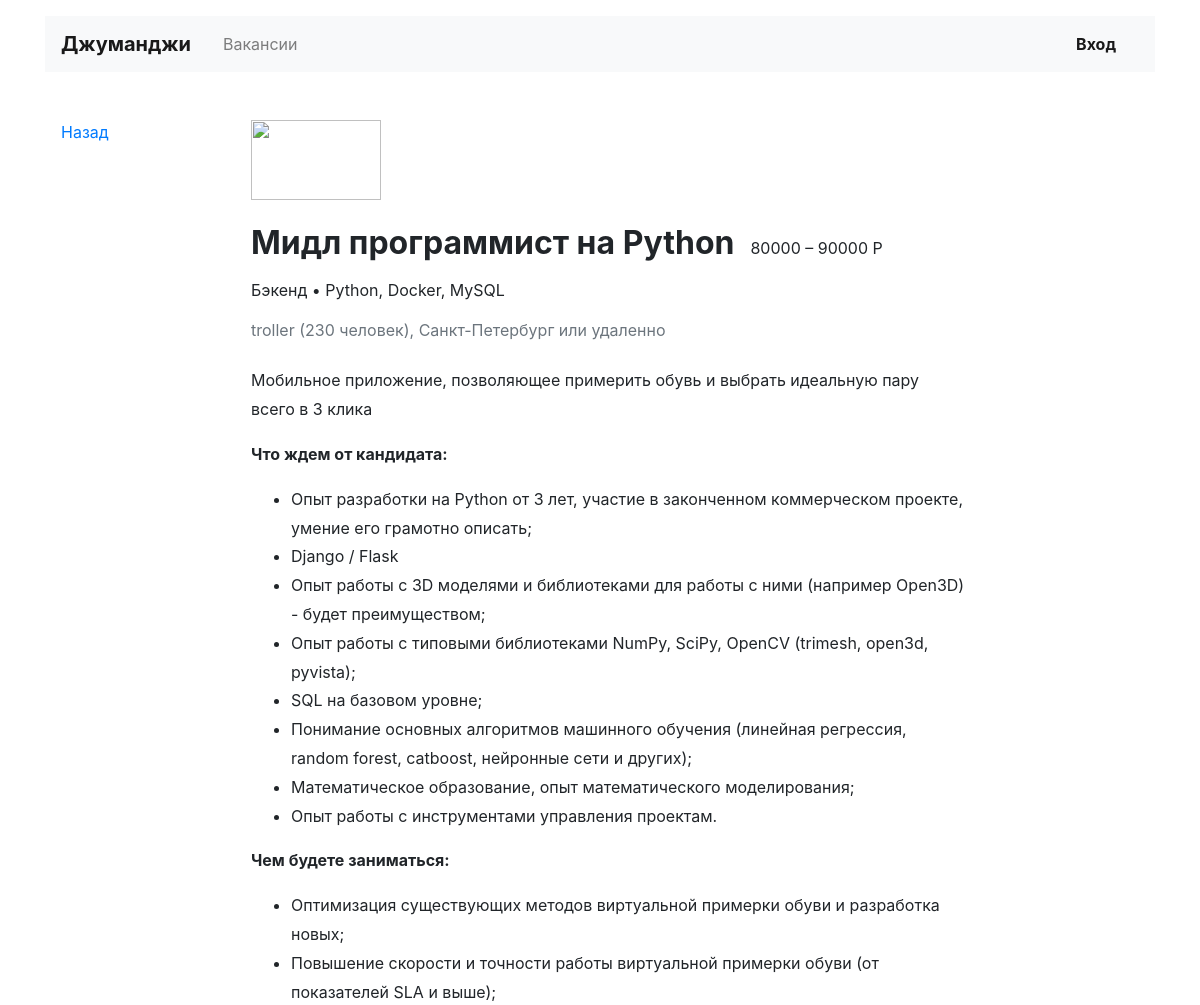
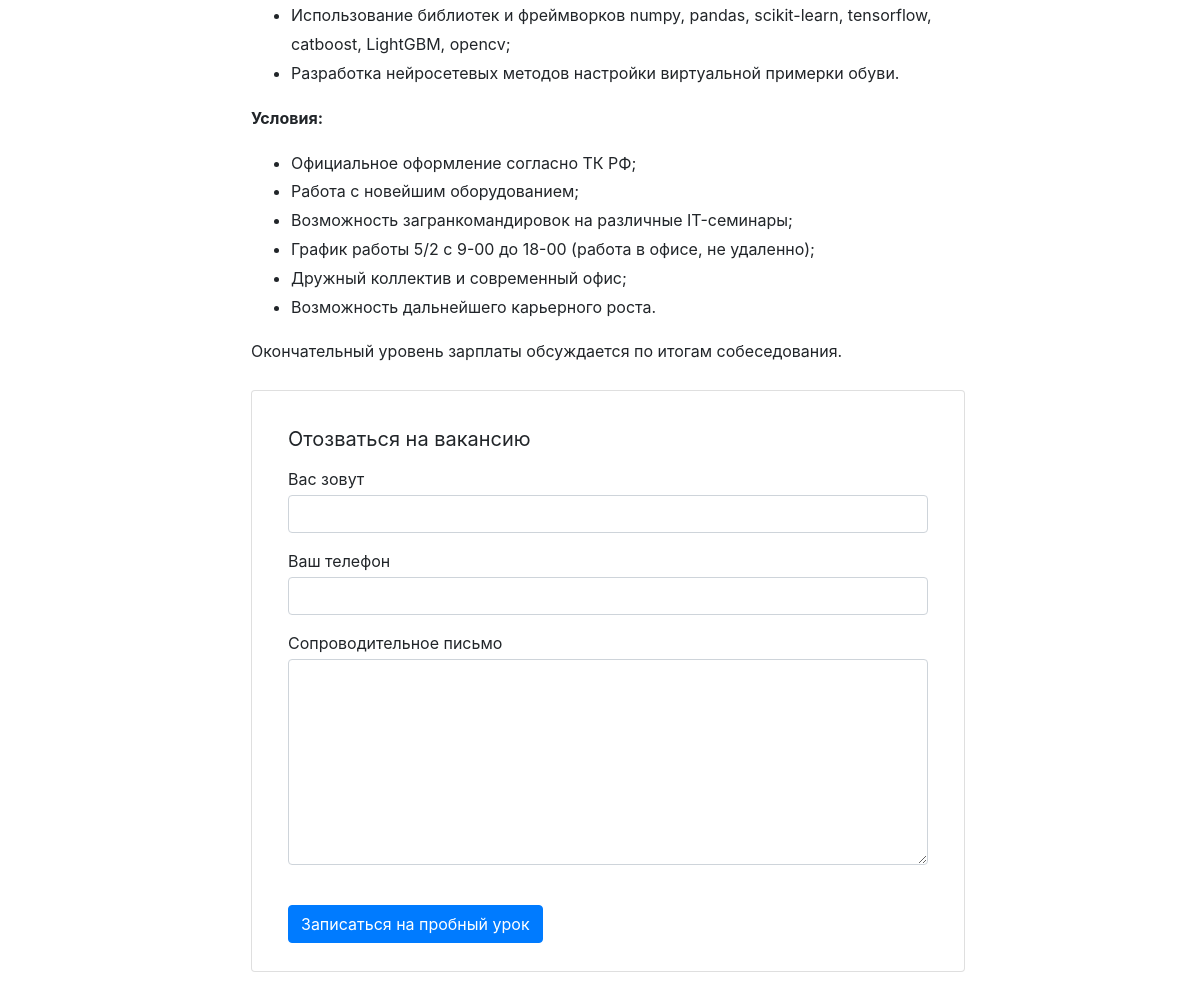
The app's page /vacancies/4/ with its own data (2 pictures, top to bottom).
### vacancies/models.py (models this page shows, shortened)
class Vacancy(models.Model):
    title = models.CharField(max_length=50, verbose_name='название')
    specialty = models.ForeignKey(Specialty, on_delete=models.PROTECT, related_name='vacancies',
                                  verbose_name='специализация')
    company = models.ForeignKey(Company, on_delete=models.CASCADE, related_name='vacancies', verbose_name='компания')
    skills = models.TextField(verbose_name='навыки')
    description = models.TextField(verbose_name='описание')
    salary_min = models.PositiveIntegerField(verbose_name='минимальная зарплата')
    salary_max = models.PositiveIntegerField(verbose_name='максимальная зарплата')
    published_at = models.DateField(verbose_name='дата публикации')
    class Meta:
        verbose_name = 'Вакансия'
        verbose_name_plural = 'Вакансии'

class Specialty(models.Model):
    code = models.SlugField(max_length=50, unique=True, db_index=True, verbose_name='код')
    title = models.CharField(max_length=50, verbose_name='название')
    picture = models.URLField(default='https://place-hold.it/100x60', verbose_name='изображение')
    class Meta:
        verbose_name = 'Специализация'
        verbose_name_plural = 'Специализации'

class Company(models.Model):
    name = models.CharField(max_length=50, verbose_name='название')
    location = models.CharField(max_length=50, verbose_name='город')
    logo = models.URLField(default='https://place-hold.it/100x60', verbose_name='логотип')
    description = models.TextField(verbose_name='описание')
    employee_count = models.PositiveIntegerField(verbose_name='количество сотрудников')
    class Meta:
        verbose_name = 'Компания'
        verbose_name_plural = 'Компании'

### vacancies/views.py (the view)
# urls.py: path('vacancies/<int:vacancy_id>/', VacancyView.as_view(), name='vacancy'),
class VacancyView(DetailView):
    model = Vacancy
    template_name = 'vacancies/vacancy.html'
    pk_url_kwarg = 'vacancy_id'
    context_object_name = 'vacancy'
    def get_context_data(self, *, object_list=None, **kwargs):
        context = super().get_context_data(**kwargs)
        context['company'] = super().get_object().company
        context['specialty'] = super().get_object().specialty
        return context

### vacancies/templates/vacancies/vacancy.html (shortened to what this page needs)
<!DOCTYPE html>
<html lang="ru">
<head>
  <link rel="stylesheet" href="https://stackpath.bootstrapcdn.com/bootstrap/4.3.1/css/bootstrap.min.css">
</head>
<body>
  <header class="container mt-3">
    <nav class="navbar navbar-expand-lg navbar-light bg-light">
      <a class="navbar-brand mr-4 font-weight-bold" href="#">Джуманджи</a>
      <div class="collapse navbar-collapse justify-content-between" id="navbarNav">
        <ul class="navbar-nav col-10">
          <li class="nav-item">
            <a class="nav-link" href="#">Вакансии</a>
          </li>
        </ul>
        <ul class="navbar-nav col-2 justify-content-end">
          <li class="nav-item active">
            <a href="#" class="nav-link font-weight-bold">Вход</a>
          </li>
        </ul>
      </div>
    </nav>
  </header>
  <main class="container mt-3 pb-5">
    <div class="row mt-5">
      <div class="col-12 col-lg-2">
        <div class="pl-3 mb-5">
          <p><a href="{{ request.META.HTTP_REFERER }}">Назад</a></p>
        </div>
      </div>
      <div class="col-12 col-lg-8">
        <section class="pl-3">
          <a href="{% url 'company' vacancy.company_id %}"><img src="https://place-hold.it/130x80" width="130" height="80" alt=""></a>
          <div class="d-flex align-items-baseline align-content-baseline">
            <h1 class="h2 mt-4 font-weight-bold" >{{ vacancy.title }}</h1>
            <p class="m-0 pl-3">{{ vacancy.salary_min }} – {{ vacancy.salary_max }} Р</p>
          </div>
          <p class="mt-2">{{ specialty.title }} • {{ vacancy.skills }}</p>
          <p class="text-muted mb-4">{{ company.name }} ({{ company.employee_count }} человек), {{ company.location }} или удаленно</p>
          <div style="line-height: 1.8;">
            <p>{{ company.description }}</p>
            {{ vacancy.description|safe }}
          </div>
          <form action="/echo" class="card mt-4 mb-3" enctype="multipart/form-data">
            <div class="card-body mx-3">
              <p class="h5 mt-3 font-weight-normal">Отозваться на вакансию</p>
              <div class="form-group">
                <label class="mb-1 mt-2" for="userName">Вас зовут</label>
                <input class="form-control" type="text" placeholder="" id="userName">
              </div>
              <div class="form-group">
                <label class="mb-1" for="userPhone">Ваш телефон</label>
                <input class="form-control" type="tel" placeholder="" id="userPhone">
              </div>
              <div class="form-group">
                <label class="mb-1" for="userMsg" >Сопроводительное письмо</label>
                <textarea class="form-control" rows="8" id="userMsg"></textarea>
              </div>
              <input type="submit" class="btn btn-primary mt-4 mb-2" value="Записаться на пробный урок">
            </div>
          </form>
        </section>
      </div>
    </div>
  </main>
</body>
</html>

### records on screen
Vacancy: title "Мидл программист на Python", salary_min "80000", salary_max "90000", skills "Python, Docker, MySQL", description "Что ждем от кандидата: Опыт разработки на Python от 3 лет, участие в законченном коммерческом проекте, умение его грамотно описать; Django / Flask Опыт работы с 3D моделями и библиотеками для работы с ними (например Open3D) - будет преимуществом; Опыт работы с типовыми библиотеками NumPy, SciPy, OpenCV (trimesh, open3d, pyvista); SQL на базовом уровне; Понимание основных алгоритмов машинного обучения (линейная регрессия, random forest, catboost, нейронные сети и других); Математическое образование, опыт математического моделирования; Опыт работы с инструментами управления проектам. Чем будете заниматься: Оптимизация существующих методов виртуальной примерки обуви и разработка новых;…"
Specialty: title "Бэкенд"
Company: name "troller", employee_count "230", location "Санкт-Петербург", description "Мобильное приложение, позволяющее примерить обувь и выбрать идеальную пару всего в 3 клика"
